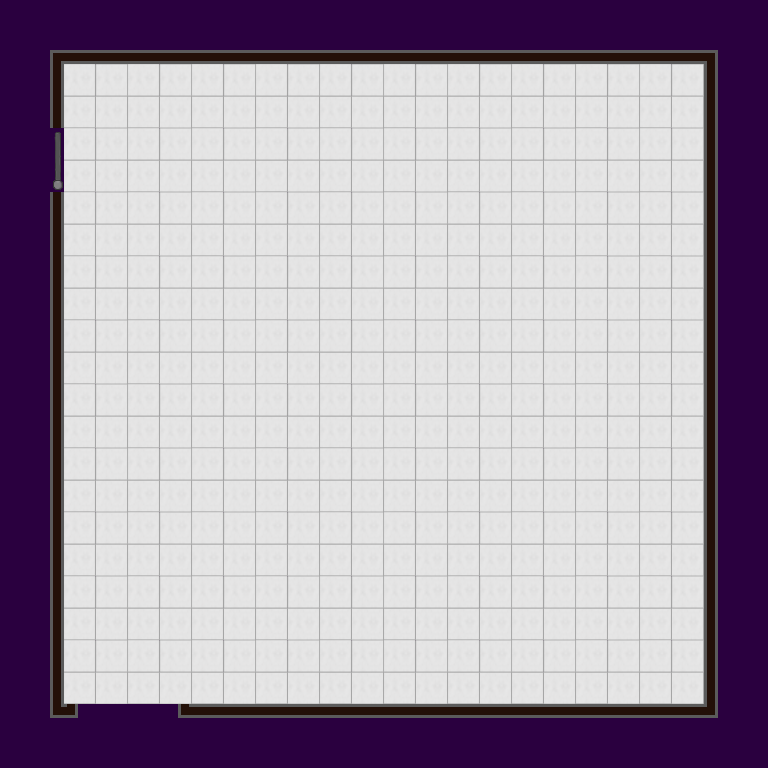

A 2D game scene composited from a Tiled map and its tileset images. What follows is a short description and the map's XML, with every tile layer's data as written:
An orthogonal 12x12 tile map with 64x64 px tiles, 2 tile layers (Floor, Collision) and 13 objects (salad, cereal, olive oil, bread, mustard, ...).

<map version="1.0" orientation="orthogonal" renderorder="right-down" width="12" height="12" tilewidth="64" tileheight="64" backgroundcolor="#2a003f">
 <tileset firstgid="1" name="floor" tilewidth="64" tileheight="64">
  <image source="gfx/floor.png" width="256" height="256" />
 </tileset>
 <layer name="Floor" width="12" height="12">
  <data encoding="csv">
0,0,0,0,0,0,0,0,0,0,0,0,
0,1,1,1,1,1,1,1,1,1,1,0,
0,1,1,1,1,1,1,1,1,1,1,0,
0,1,1,1,1,1,1,1,1,1,1,0,
0,1,1,1,1,1,1,1,1,1,1,0,
0,1,1,1,1,1,1,1,1,1,1,0,
0,1,1,1,1,1,1,1,1,1,1,0,
0,1,1,1,1,1,1,1,1,1,1,0,
0,1,1,1,1,1,1,1,1,1,1,0,
0,1,1,1,1,1,1,1,1,1,1,0,
0,1,1,1,1,1,1,1,1,1,1,0,
0,16,15,0,0,0,0,0,0,0,0,0
</data>
 </layer>
 <layer name="Collision" width="12" height="12">
  <properties>
   <property name="collidable" value="true" />
  </properties>
  <data encoding="csv">
11,6,6,6,6,6,6,6,6,6,6,12,
2,0,0,0,0,0,0,0,0,0,0,7,
14,0,0,0,0,0,0,0,0,0,0,7,
2,0,0,0,0,0,0,0,0,0,0,7,
2,0,0,0,0,0,0,0,0,0,0,7,
2,0,0,0,0,0,0,0,0,0,0,7,
2,0,0,0,0,0,0,0,0,0,0,7,
2,0,0,0,0,0,0,0,0,0,0,7,
2,0,0,0,0,0,0,0,0,0,0,7,
2,0,0,0,0,0,0,0,0,0,0,7,
2,0,0,0,0,0,0,0,0,0,0,7,
15,0,0,3,3,3,3,3,3,3,3,16
</data>
 </layer>
 <objectgroup name="Shelves">
  <object type="salad" x="192" y="448" width="64" height="256" rotation="-360" />
  <object type="cereal" x="256" y="286" width="64" height="192" rotation="450" />
  <object type="olive oil" x="450" y="286" width="64" height="192" rotation="450" />
  <object type="bread" x="449" y="544" width="64" height="128" rotation="180" />
  <object type="mustard" x="384" y="611" width="64" height="128" rotation="270" />
  <object type="coffee" x="640" y="64" width="64" height="192" />
  <object type="carrots" x="640" y="384" width="64" height="320" />
  <object type="ketchup" x="513" y="545" width="64" height="128" rotation="-180" />
  <object type="potato chips" x="516" y="351" width="64" height="192" rotation="180" />
  <object type="banana" x="256" y="64" width="64" height="64" />
 </objectgroup>
 <objectgroup name="Entry">
  <object type="leftDoor" gid="9" x="64" y="704" />
  <object type="rightDoor" gid="10" x="128" y="704" />
 </objectgroup>
 <objectgroup name="Cashiers">
  <object x="193" y="191" width="64" height="128" rotation="450" />
 </objectgroup>
</map>